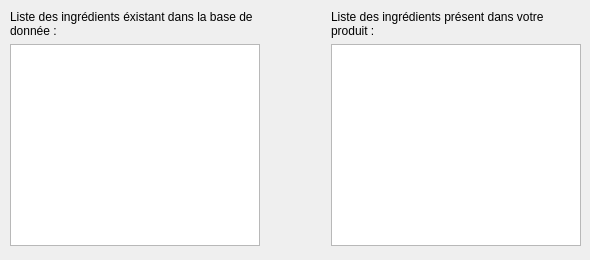
<?xml version="1.0" encoding="UTF-8"?>
<ui version="4.0">
 <class>EditIngredientWindow</class>
 <widget class="QDialog" name="EditIngredientWindow">
  <property name="windowModality">
   <enum>Qt::NonModal</enum>
  </property>
  <property name="geometry">
   <rect>
    <x>0</x>
    <y>0</y>
    <width>590</width>
    <height>260</height>
   </rect>
  </property>
  <property name="minimumSize">
   <size>
    <width>590</width>
    <height>260</height>
   </size>
  </property>
  <property name="maximumSize">
   <size>
    <width>590</width>
    <height>260</height>
   </size>
  </property>
  <property name="windowTitle">
   <string>Edition des Ingrédients</string>
  </property>
  <widget class="QWidget" name="layoutWidget">
   <property name="geometry">
    <rect>
     <x>10</x>
     <y>10</y>
     <width>571</width>
     <height>236</height>
    </rect>
   </property>
   <layout class="QHBoxLayout" name="horizontalLayout">
    <item>
     <layout class="QVBoxLayout" name="verticalLayout">
      <item>
       <widget class="QLabel" name="label">
        <property name="autoFillBackground">
         <bool>false</bool>
        </property>
        <property name="lineWidth">
         <number>10</number>
        </property>
        <property name="midLineWidth">
         <number>10</number>
        </property>
        <property name="text">
         <string>Liste des ingrédients éxistant dans la base de donnée : </string>
        </property>
        <property name="textFormat">
         <enum>Qt::AutoText</enum>
        </property>
        <property name="scaledContents">
         <bool>true</bool>
        </property>
        <property name="wordWrap">
         <bool>true</bool>
        </property>
       </widget>
      </item>
      <item>
       <widget class="listWidgetDrag" name="listIngrDataBase">
        <property name="maximumSize">
         <size>
          <width>250</width>
          <height>500</height>
         </size>
        </property>
       </widget>
      </item>
     </layout>
    </item>
    <item>
     <spacer name="horizontalSpacer">
      <property name="orientation">
       <enum>Qt::Horizontal</enum>
      </property>
      <property name="sizeHint" stdset="0">
       <size>
        <width>40</width>
        <height>20</height>
       </size>
      </property>
     </spacer>
    </item>
    <item>
     <layout class="QVBoxLayout" name="verticalLayout_2">
      <item>
       <widget class="QLabel" name="label_2">
        <property name="text">
         <string>Liste des ingrédients présent dans votre produit : </string>
        </property>
        <property name="wordWrap">
         <bool>true</bool>
        </property>
       </widget>
      </item>
      <item>
       <widget class="ListwidgetDeletable" name="listIngrProduct">
        <property name="maximumSize">
         <size>
          <width>250</width>
          <height>500</height>
         </size>
        </property>
       </widget>
      </item>
     </layout>
    </item>
   </layout>
  </widget>
 </widget>
 <customwidgets>
  <customwidget>
   <class>ListwidgetDeletable</class>
   <extends>QListWidget</extends>
   <header location="global">listwidgetdeletable.h</header>
  </customwidget>
  <customwidget>
   <class>listWidgetDrag</class>
   <extends>QListWidget</extends>
   <header location="global">listwidgetdrag.h</header>
  </customwidget>
 </customwidgets>
 <resources/>
 <connections/>
</ui>
